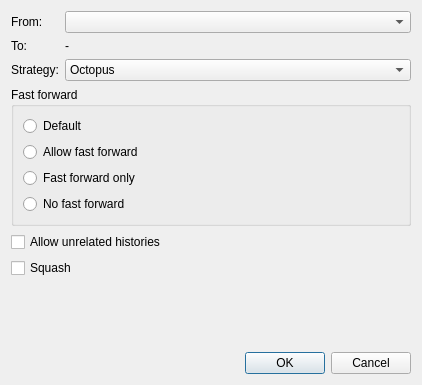
<?xml version="1.0" encoding="UTF-8"?>
<ui version="4.0">
 <class>MergeDialog</class>
 <widget class="QDialog" name="MergeDialog">
  <property name="geometry">
   <rect>
    <x>0</x>
    <y>0</y>
    <width>422</width>
    <height>385</height>
   </rect>
  </property>
  <property name="windowTitle">
   <string>Merge</string>
  </property>
  <layout class="QVBoxLayout" name="verticalLayout_2">
   <item>
    <layout class="QFormLayout" name="formLayout">
     <item row="0" column="0">
      <widget class="QLabel" name="label_2">
       <property name="text">
        <string>From:</string>
       </property>
      </widget>
     </item>
     <item row="0" column="1">
      <widget class="QComboBox" name="comboBox_2"/>
     </item>
     <item row="2" column="0">
      <widget class="QLabel" name="label">
       <property name="text">
        <string>Strategy:</string>
       </property>
      </widget>
     </item>
     <item row="2" column="1">
      <widget class="QComboBox" name="comboBox">
       <property name="whatsThis">
        <string>&lt;html&gt;&lt;head/&gt;&lt;body&gt;&lt;p&gt;&lt;span style=&quot; font-family:'Adelle','Roboto Slab','DejaVu Serif','Georgia','Times New Roman','sans-serif'; font-size:14px; color:#4e443c; background-color:#fcfcfa;&quot;&gt;The merge mechanism (&lt;/span&gt;&lt;span style=&quot; font-family:'Courier','monospace'; font-size:14px; color:#f14e32; background-color:#ffffff;&quot;&gt;git merge&lt;/span&gt;&lt;span style=&quot; font-family:'Adelle','Roboto Slab','DejaVu Serif','Georgia','Times New Roman','sans-serif'; font-size:14px; color:#4e443c; background-color:#fcfcfa;&quot;&gt; and &lt;/span&gt;&lt;span style=&quot; font-family:'Courier','monospace'; font-size:14px; color:#f14e32; background-color:#ffffff;&quot;&gt;git pull&lt;/span&gt;&lt;span style=&quot; font-family:'Adelle','Roboto Slab','DejaVu Serif','Georgia','Times New Roman','sans-serif'; font-size:14px; color:#4e443c; background-color:#fcfcfa;&quot;&gt; commands) allows the backend &lt;/span&gt;&lt;span style=&quot; font-family:'Courier','monospace'; font-size:14px; font-weight:600; color:#4e443c; background-color:#fcfcfa;&quot;&gt;merge strategies&lt;/span&gt;&lt;span style=&quot; font-family:'Adelle','Roboto Slab','DejaVu Serif','Georgia','Times New Roman','sans-serif'; font-size:14px; color:#4e443c; background-color:#fcfcfa;&quot;&gt; to be chosen with &lt;/span&gt;&lt;span style=&quot; font-family:'Courier','monospace'; font-size:14px; color:#f14e32; background-color:#ffffff;&quot;&gt;-s&lt;/span&gt;&lt;span style=&quot; font-family:'Adelle','Roboto Slab','DejaVu Serif','Georgia','Times New Roman','sans-serif'; font-size:14px; color:#4e443c; background-color:#fcfcfa;&quot;&gt; option. Some strategies can also take their own options, which can be passed by giving &lt;/span&gt;&lt;span style=&quot; font-family:'Courier','monospace'; font-size:14px; color:#f14e32; background-color:#ffffff;&quot;&gt;-X&amp;lt;option&amp;gt;&lt;/span&gt;&lt;span style=&quot; font-family:'Adelle','Roboto Slab','DejaVu Serif','Georgia','Times New Roman','sans-serif'; font-size:14px; color:#4e443c; background-color:#fcfcfa;&quot;&gt; arguments to &lt;/span&gt;&lt;span style=&quot; font-family:'Courier','monospace'; font-size:14px; color:#f14e32; background-color:#ffffff;&quot;&gt;git merge&lt;/span&gt;&lt;span style=&quot; font-family:'Adelle','Roboto Slab','DejaVu Serif','Georgia','Times New Roman','sans-serif'; font-size:14px; color:#4e443c; background-color:#fcfcfa;&quot;&gt; and/or &lt;/span&gt;&lt;span style=&quot; font-family:'Courier','monospace'; font-size:14px; color:#f14e32; background-color:#ffffff;&quot;&gt;git pull&lt;/span&gt;&lt;span style=&quot; font-family:'Adelle','Roboto Slab','DejaVu Serif','Georgia','Times New Roman','sans-serif'; font-size:14px; color:#4e443c; background-color:#fcfcfa;&quot;&gt;.&lt;/span&gt;&lt;/p&gt;&lt;p&gt;&lt;a href=&quot;https://git-scm.com/docs/merge-strategies&quot;&gt;&lt;span style=&quot; text-decoration: underline; color:#2980b9;&quot;&gt;More informations&lt;/span&gt;&lt;/a&gt;&lt;/p&gt;&lt;/body&gt;&lt;/html&gt;</string>
       </property>
       <item>
        <property name="text">
         <string>Octopus</string>
        </property>
       </item>
       <item>
        <property name="text">
         <string>Ours</string>
        </property>
       </item>
       <item>
        <property name="text">
         <string>Recursive</string>
        </property>
       </item>
       <item>
        <property name="text">
         <string>Resolve</string>
        </property>
       </item>
       <item>
        <property name="text">
         <string>Subtree</string>
        </property>
       </item>
      </widget>
     </item>
     <item row="1" column="0">
      <widget class="QLabel" name="label_3">
       <property name="text">
        <string>To:</string>
       </property>
      </widget>
     </item>
     <item row="1" column="1">
      <widget class="QLabel" name="label_4">
       <property name="text">
        <string>-</string>
       </property>
      </widget>
     </item>
    </layout>
   </item>
   <item>
    <widget class="QGroupBox" name="groupBox">
     <property name="title">
      <string>Fast forward</string>
     </property>
     <layout class="QVBoxLayout" name="verticalLayout">
      <item>
       <widget class="QRadioButton" name="radioButton">
        <property name="text">
         <string>Default</string>
        </property>
       </widget>
      </item>
      <item>
       <widget class="QRadioButton" name="radioButton_4">
        <property name="whatsThis">
         <string>&lt;html&gt;&lt;head/&gt;&lt;body&gt;&lt;p&gt;&lt;a href=&quot;https://git-scm.com/docs/git-merge#Documentation/git-merge.txt---ff&quot;&gt;&lt;span style=&quot; text-decoration: underline; color:#2980b9;&quot;&gt;More informations&lt;/span&gt;&lt;/a&gt;&lt;/p&gt;&lt;/body&gt;&lt;/html&gt;</string>
        </property>
        <property name="text">
         <string>Allow fast forward</string>
        </property>
       </widget>
      </item>
      <item>
       <widget class="QRadioButton" name="radioButton_2">
        <property name="whatsThis">
         <string>&lt;html&gt;&lt;head/&gt;&lt;body&gt;&lt;p&gt;&lt;a href=&quot;https://git-scm.com/docs/git-merge#Documentation/git-merge.txt---ff-only&quot;&gt;&lt;span style=&quot; text-decoration: underline; color:#2980b9;&quot;&gt;More informations&lt;/span&gt;&lt;/a&gt;&lt;/p&gt;&lt;/body&gt;&lt;/html&gt;</string>
        </property>
        <property name="text">
         <string>Fast forward only</string>
        </property>
       </widget>
      </item>
      <item>
       <widget class="QRadioButton" name="radioButton_3">
        <property name="whatsThis">
         <string>&lt;html&gt;&lt;head/&gt;&lt;body&gt;&lt;p&gt;&lt;a href=&quot;https://git-scm.com/docs/git-merge#Documentation/git-merge.txt---no-ff&quot;&gt;&lt;span style=&quot; text-decoration: underline; color:#2980b9;&quot;&gt;More informations&lt;/span&gt;&lt;/a&gt;&lt;/p&gt;&lt;/body&gt;&lt;/html&gt;</string>
        </property>
        <property name="text">
         <string>No fast forward</string>
        </property>
       </widget>
      </item>
     </layout>
    </widget>
   </item>
   <item>
    <widget class="QCheckBox" name="checkBoxNoFastForward_2">
     <property name="text">
      <string>Allow unrelated histories</string>
     </property>
    </widget>
   </item>
   <item>
    <widget class="QCheckBox" name="checkBoxNoFastForward_3">
     <property name="text">
      <string>Squash</string>
     </property>
    </widget>
   </item>
   <item>
    <spacer name="verticalSpacer">
     <property name="orientation">
      <enum>Qt::Vertical</enum>
     </property>
     <property name="sizeHint" stdset="0">
      <size>
       <width>20</width>
       <height>40</height>
      </size>
     </property>
    </spacer>
   </item>
   <item>
    <widget class="QDialogButtonBox" name="buttonBox">
     <property name="standardButtons">
      <set>QDialogButtonBox::Cancel|QDialogButtonBox::Ok</set>
     </property>
    </widget>
   </item>
  </layout>
 </widget>
 <tabstops>
  <tabstop>comboBox_2</tabstop>
  <tabstop>comboBox</tabstop>
  <tabstop>radioButton</tabstop>
  <tabstop>radioButton_2</tabstop>
  <tabstop>radioButton_3</tabstop>
  <tabstop>checkBoxNoFastForward_2</tabstop>
  <tabstop>checkBoxNoFastForward_3</tabstop>
 </tabstops>
 <resources/>
 <connections/>
</ui>
